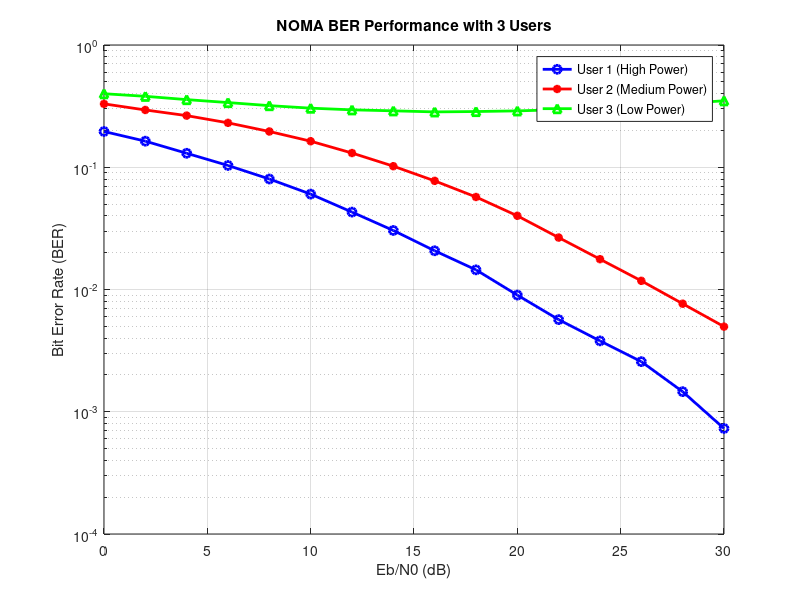
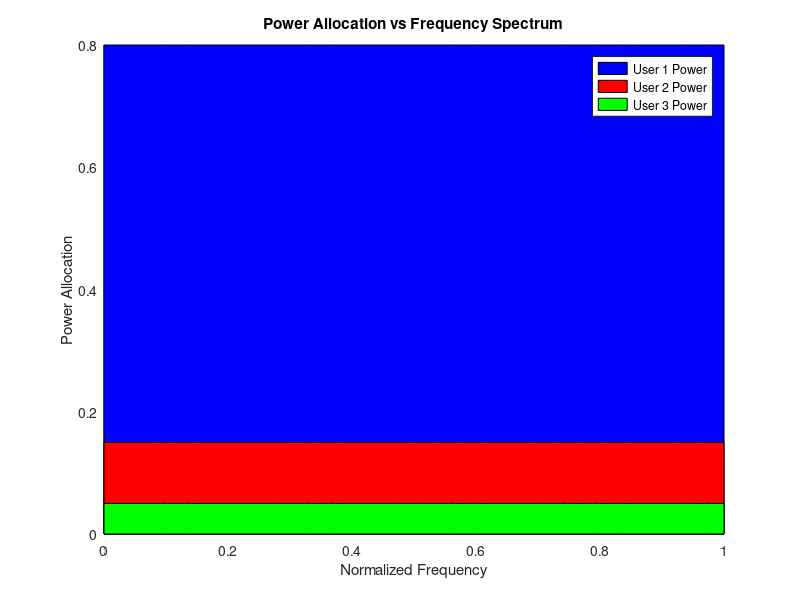

These charts were generated, in order, by the following MATLAB code:
% NOMA Simulation Parameters
numSymbols = 10^5;         % Number of symbols per user
Pt = 1;                    % Total transmit power
alpha = 0.8;               % Power allocation coefficient for User 1
beta = 0.15;               % Power allocation coefficient for User 2
gamma = 1 - alpha - beta;  % Power allocation coefficient for User 3
EbN0_dB = 0:2:30;          % Eb/N0 range in dB

% BPSK Modulation (Symbol Mapping)
data1 = randi([0 1], 1, numSymbols);  % Random binary data for User 1
data2 = randi([0 1], 1, numSymbols);  % Random binary data for User 2
data3 = randi([0 1], 1, numSymbols);  % Random binary data for User 3
x1 = 2 * data1 - 1;                   % BPSK for User 1
x2 = 2 * data2 - 1;                   % BPSK for User 2
x3 = 2 * data3 - 1;                   % BPSK for User 3

% Transmit signal with power allocation for each user
s = sqrt(alpha * Pt) * x1 + sqrt(beta * Pt) * x2 + sqrt(gamma * Pt) * x3;

% Initialize BER results
BER_User1 = zeros(1, length(EbN0_dB));
BER_User2 = zeros(1, length(EbN0_dB));
BER_User3 = zeros(1, length(EbN0_dB));

for idx = 1:length(EbN0_dB)
    % Noise and Channel
    EbN0 = 10^(EbN0_dB(idx)/10);
    N0 = Pt / ( EbN0);      % Noise spectral density
    noise = sqrt(N0/2) * (randn(1, numSymbols) + 1i * randn(1, numSymbols));
    h = (randn(1, numSymbols) + 1i * randn(1, numSymbols)) / sqrt(2); % Rayleigh fading

    % Generation of Received signal
    y = h .* s + noise;
    % Channel equalization
    y_equalized = y ./ h;

    % Successive Interference Cancellation (SIC) for User 1
    y_User1 = y_equalized / sqrt(alpha * Pt);  % Normalize for User 1
    detected_x1 = real(y_User1) > 0;           % BPSK Detection for User 1
    BER_User1(idx) = sum(detected_x1 ~= data1) / numSymbols;

    % Remove User 1's signal for User 2 decoding
    y_User2 = y_equalized - sqrt(alpha * Pt) * x1; % SIC to cancel User 1's signal
    y_User2 = y_User2 / sqrt(beta * Pt);          % Normalize for User 2
    detected_x2 = real(y_User2) > 0;              % BPSK Detection for User 2
    BER_User2(idx) = sum(detected_x2 ~= data2) / numSymbols;

    % Remove User 2's signal for User 3 decoding
    y_User3 = y_User2 - sqrt(beta * Pt) * x2;     % SIC to cancel User 2's signal
    y_User3 = y_User3 / sqrt(gamma * Pt);         % Normalize for User 3
    detected_x3 = real(y_User3) > 0;              % BPSK Detection for User 3
    BER_User3(idx) = sum(detected_x3 ~= data3) / numSymbols;
end

% Plot results
figure;
semilogy(EbN0_dB, BER_User1, 'b-o', 'LineWidth', 2);
hold on;
semilogy(EbN0_dB, BER_User2, 'r-*', 'LineWidth', 2);
semilogy(EbN0_dB, BER_User3, 'g-^', 'LineWidth', 2);
grid on;
xlabel('Eb/N0 (dB)');
ylabel('Bit Error Rate (BER)');
legend('User 1 (High Power)', 'User 2 (Medium Power)', 'User 3 (Low Power)');
title('NOMA BER Performance with 3 Users');

% Power Allocation vs Frequency Spectrum Plot
frequency = linspace(0, 1, 100);         % Normalized frequency spectrum
power1 = alpha * ones(size(frequency));  % Power allocated to User 1
power2 = beta * ones(size(frequency));   % Power allocated to User 2
power3 = gamma * ones(size(frequency));  % Power allocated to User 3
figure;

hold on;
area(frequency, power1, 'FaceColor', 'b', 'DisplayName', 'User 1 Power');
area(frequency,power2, 'FaceColor', 'r', 'DisplayName', 'User 2 Power');
area(frequency,  power3, 'FaceColor', 'g', 'DisplayName', 'User 3 Power');
grid on;
xlabel('Normalized Frequency');
ylabel('Power Allocation');
title('Power Allocation vs Frequency Spectrum');
legend('show');
hold off;

% % Create subplots for transmitted and received signals for three users
% figure;
% 
% % Transmitted Signal for User 1
% subplot(3, 2, 1);
% plot(1:500, real(sqrt(alpha * Pt) * x1(1:500)), 'b', 'LineWidth', 1.5);
% grid on;
% xlabel('Symbol Index');
% ylabel('Amplitude');
% title('Transmitted Signal - User 1');
% 
% % Received Signal for User 1
% subplot(3, 2, 2);
% plot(1:500, real(y(1:500)), 'r', 'LineWidth', 1.5);
% grid on;
% xlabel('Symbol Index');
% ylabel('Amplitude');
% title('Received Signal - User 1');
% 
% % Transmitted Signal for User 2
% subplot(3, 2, 3);
% plot(1:500, real(sqrt(beta * Pt) * x2(1:500)), 'b', 'LineWidth', 1.5);
% grid on;
% xlabel('Symbol Index');
% ylabel('Amplitude');
% title('Transmitted Signal - User 2');
% 
% % Received Signal for User 2
% subplot(3, 2, 4);
% plot(1:500, real(y(1:500)), 'r', 'LineWidth', 1.5);
% grid on;
% xlabel('Symbol Index');
% ylabel('Amplitude');
% title('Received Signal - User 2');
% 
% % Transmitted Signal for User 3
% subplot(3, 2, 5);
% plot(1:500, real(sqrt(gamma * Pt) * x3(1:500)), 'b', 'LineWidth', 1.5);
% grid on;
% xlabel('Symbol Index');
% ylabel('Amplitude');
% title('Transmitted Signal - User 3');
% 
% % Received Signal for User 3
% subplot(3, 2, 6);
% plot(1:500, real(y(1:500)), 'r', 'LineWidth', 1.5);
% grid on;
% xlabel('Symbol Index');
% ylabel('Amplitude');
% title('Received Signal - User 3');

% % Plot a subset of transmitted and received signals
% subset = 1:500; % Choose the first 500 symbols for visualization
% figure;
% plot(real(s(subset)), 'b-', 'LineWidth', 1.5);
% hold on;
% plot(real(y(subset)), 'r-', 'LineWidth', 1.5);
% grid on;
% xlabel('Symbol Index');
% ylabel('Amplitude');
% title('Comparison of Transmitted and Received Signals');
% legend('Transmitted Signal', 'Received Signal');
% hold off;
